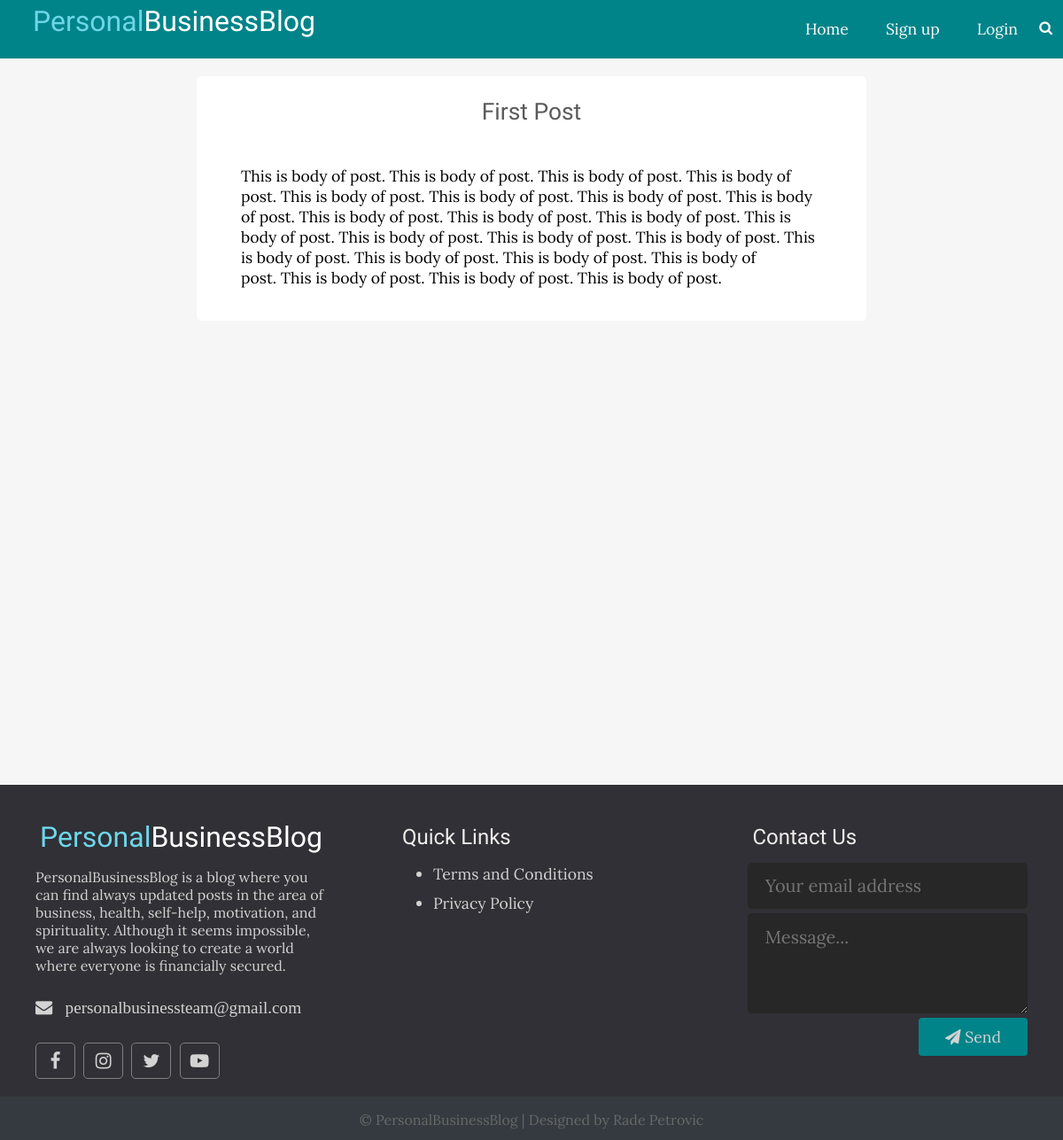
Page /single.php?id=1 on the committed database.
### tables this page shows
CREATE TABLE `posts` (
  `id` int(11) NOT NULL,
  `user_id` int(11) NOT NULL,
  `topic_id` int(11) DEFAULT NULL,
  `title` varchar(255) NOT NULL,
  `image` varchar(255) DEFAULT NULL,
  `body` text NOT NULL,
  `trending` tinyint(4) NOT NULL,
  `published` tinyint(4) NOT NULL,
  `created_at` datetime NOT NULL DEFAULT CURRENT_TIMESTAMP,
  `meta_description` text,
  `meta_url` varchar(100) DEFAULT NULL
);

### single.php (the view, shortened to what this page needs)
<?php
require_once("includes/config.php");
$postresult = [];
if(isset($_GET['id']) && $_GET['id'] != "") {
  $postsql = mysqli_query($conn, "SELECT * FROM posts WHERE id='".$_GET['id']."' and published='1'");
  if(mysqli_num_rows($postsql)){
    while($row = mysqli_fetch_assoc($postsql)){
      $postresult = $row;
    }
  }
}
 ?>
<!DOCTYPE html>
<html lang="en">
<head>
  <link rel="stylesheet" href="css/font-awesome.min.css" />
  <link rel="stylesheet" href="css/style.css">
</head>
<body>
  <?php require_once("includes/header.php"); ?>
  <div class="page-wrapper">
    <div class="content clearfix">
      <div class="page-content single">
		<?php
			if(!empty($postresult)){
				?>
        <h2 style="text-align: center;"><?=$postresult['title'];?></h2>
        <br>
        <?=$postresult['body'];?>
        <?php
			}
		?>
      </div>
    </div>
  </div>
  <?php require_once("includes/footer.php"); ?>
</body>
</html>

### css/style.css (style rules this page uses)
html, body { padding: 0px; margin: 0px; font-family: 'Lora', serif; height: 100%; background: #f6f6f6; }
.logo-text, h1, h2, h3, h4, h5, h6 { font-family: 'Candal', sans-serif; margin: 5px; color: #5c5b5b; font-weight: normal; }
.clearfix::after { content: ''; display: block; clear: both; }
.page-wrapper { min-height: 100%; margin-bottom: 50px; }
.content { width: 90%; margin: 0 auto 70px; }
.content .page-content { width: 70%; margin: 0px auto; }
.content .page-content.single { margin-top: 20px; background: white; padding: 20px 50px; box-sizing: border-box; font-size: 1.1em; border-radius: 5px; }

### rows in the picture
posts: title "First Post", body "This is body of post. This is body of post. This is body of post. This is body of post. This is body of post. This is body of post. This is body of post. This is body of post. This is body of post. This is body of post. This is body of post. This is body of post. This is body of post. This is body of post. This is body of post. This is body of post. This is body of post. This is body of post. This is body of post. This is body of post. This is body of post. This is body of post."
